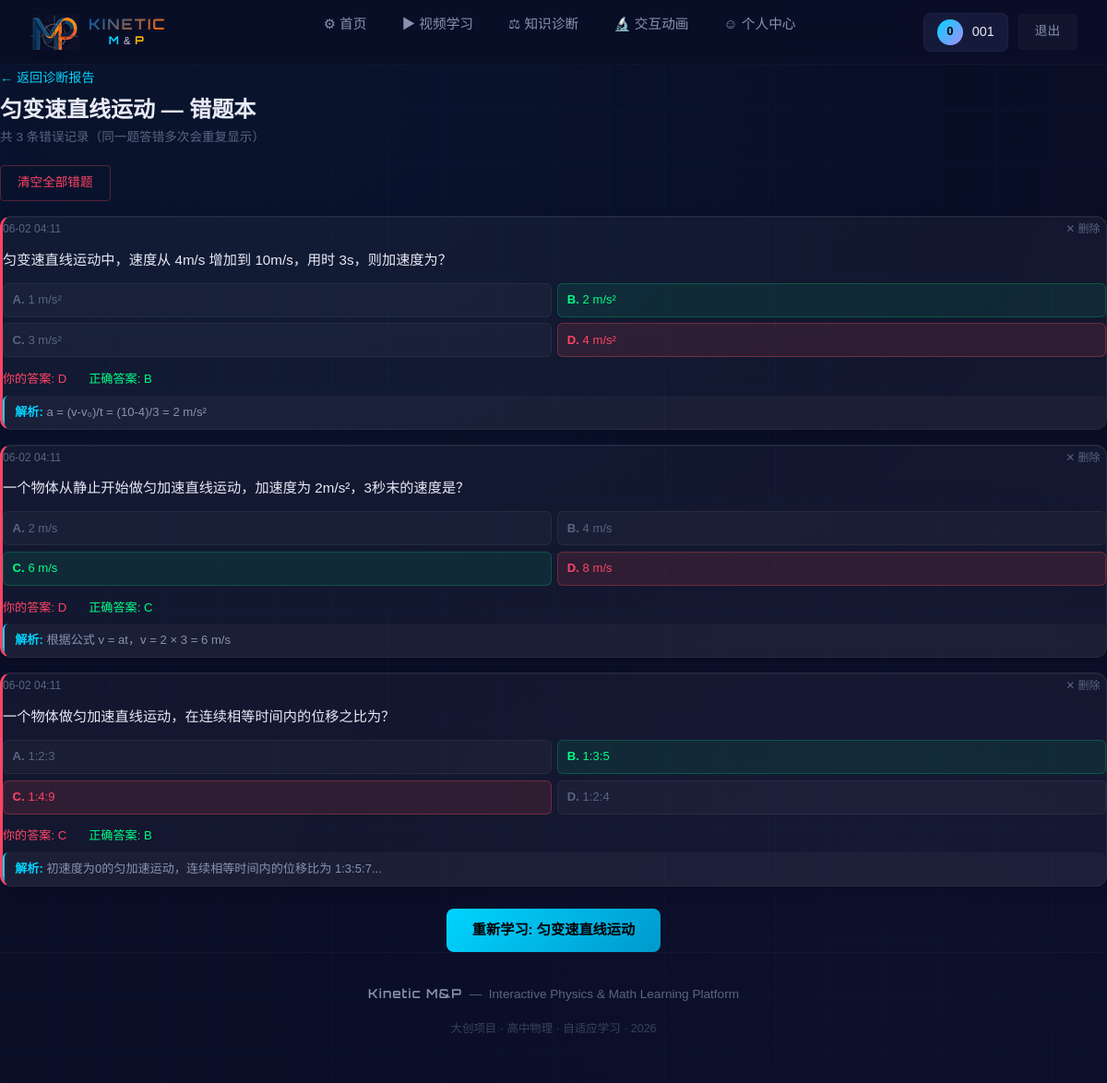
Screenshot of /diagnosis/wrong/kinematics_01 (signed in) with the database file from the repository.
### app/models.py (models this page shows, shortened)
class User(UserMixin, db.Model):
    __tablename__ = 'users'
    id = db.Column(db.Integer, primary_key=True)
    username = db.Column(db.String(50), unique=True, nullable=False)
    password_hash = db.Column(db.String(256), nullable=False)
    email = db.Column(db.String(100))
    grade = db.Column(db.String(10), default='高一')
    created_at = db.Column(db.DateTime, default=datetime.now(timezone.utc))
    last_login = db.Column(db.DateTime)

class Video(db.Model):
    __tablename__ = 'videos'
    id = db.Column(db.Integer, primary_key=True)
    title = db.Column(db.String(200), nullable=False)
    description = db.Column(db.Text)
    topic = db.Column(db.String(100), nullable=False)
    topic_id = db.Column(db.String(50), nullable=False)
    subject = db.Column(db.String(20), default='物理')
    chapter = db.Column(db.String(50))
    video_path = db.Column(db.String(300), nullable=False)
    cover_path = db.Column(db.String(300))
    duration = db.Column(db.Integer)
    difficulty = db.Column(db.Integer, default=2)
    prerequisites = db.Column(db.Text)
    related = db.Column(db.Text)
    created_at = db.Column(db.DateTime, default=datetime.now(timezone.utc))

class QuizRecord(db.Model):
    __tablename__ = 'quiz_records'
    id = db.Column(db.Integer, primary_key=True)
    user_id = db.Column(db.Integer, db.ForeignKey('users.id'), nullable=False)
    question_id = db.Column(db.Integer, db.ForeignKey('questions.id'), nullable=False)
    user_answer = db.Column(db.String(1))
    is_correct = db.Column(db.Boolean)
    response_time = db.Column(db.Integer)
    answered_at = db.Column(db.DateTime, default=datetime.now(timezone.utc))
    question = db.relationship('Question', backref='records')

class Question(db.Model):
    __tablename__ = 'questions'
    id = db.Column(db.Integer, primary_key=True)
    topic_id = db.Column(db.String(50), nullable=False)
    content = db.Column(db.Text, nullable=False)
    option_a = db.Column(db.Text, nullable=False)
    option_b = db.Column(db.Text, nullable=False)
    option_c = db.Column(db.Text, nullable=False)
    option_d = db.Column(db.Text, nullable=False)
    answer = db.Column(db.String(1), nullable=False)
    explanation = db.Column(db.Text)
    difficulty = db.Column(db.Integer, default=2)
    created_at = db.Column(db.DateTime, default=datetime.now(timezone.utc))

### app/routes/diagnosis.py (the view)
@diagnosis_bp.route('/diagnosis/wrong/<topic_id>')
@login_required
def wrong_questions(topic_id):
    records = QuizRecord.query.filter(
        QuizRecord.user_id == current_user.id,
        QuizRecord.is_correct == False
    ).join(Question).filter(
        Question.topic_id == topic_id
    ).order_by(QuizRecord.answered_at.desc()).all()
    if not records:
        abort(404)
    video = Video.query.filter_by(topic_id=topic_id).first()
    topic_name = video.topic if video else topic_id
    recommended_video = Video.query.filter_by(topic_id=topic_id).first()
    return render_template('wrong_questions.html',
                           records=records,
                           topic_id=topic_id,
                           topic_name=topic_name,
                           recommended_video=recommended_video)

### app/models.py (called while the page is built)
@login_manager.user_loader
def load_user(user_id):
    return User.query.get(int(user_id))

### app/templates/wrong_questions.html (shortened to what this page needs)
{% extends "base.html" %}
{% block content %}
<div style="margin-bottom:1.2rem;">
    <a href="{{ url_for('diagnosis.diagnosis_page') }}" style="color:var(--cyan); text-decoration:none; font-size:0.88rem;">
        ← 返回诊断报告
    </a>
    <h1 style="font-size:1.5rem; font-weight:700; color:var(--text-primary); margin:0.5rem 0 0.2rem;">
        {{ topic_name }} — 错题本
    </h1>
    <p style="font-size:0.85rem; color:var(--text-muted); margin:0;">
        共 {{ records|length }} 条错误记录（同一题答错多次会重复显示）
    </p>
</div>
{% if records %}
<div style="display:flex; gap:0.5rem; margin-bottom:1rem;">
    <button onclick="deleteAllRecords('{{ topic_id }}')" class="btn btn-outline btn-sm" style="color:var(--red); border-color:rgba(255,80,80,0.3);">
        清空全部错题
    </button>
</div>
{% endif %}
{% for record in records %}
<div class="card-dark" id="record-{{ record.id }}" style="margin-bottom:1rem; border-left:3px solid var(--red);">
    <div style="display:flex; justify-content:space-between; align-items:center; font-size:0.75rem; color:var(--text-muted); margin-bottom:0.5rem;">
        <span>{{ record.answered_at.strftime('%m-%d %H:%M') if record.answered_at else '' }}</span>
        <button onclick="deleteRecord({{ record.id }})" style="background:none; border:none; color:var(--text-muted); cursor:pointer; font-size:0.75rem; padding:0.2rem 0.4rem; border-radius:4px;" onmouseover="this.style.color='var(--red)'" onmouseout="this.style.color='var(--text-muted)'">
            ✕ 删除
        </button>
    </div>
    <div style="font-size:0.95rem; color:var(--text-primary); line-height:1.6; margin-bottom:0.8rem;">
        {{ record.question.content if record.question else '题目已删除' }}
    </div>
    {% if record.question %}
    <div style="display:grid; grid-template-columns:1fr 1fr; gap:0.4rem; margin-bottom:0.8rem;">
        {% set opts = [
            ('A', record.question.option_a),
            ('B', record.question.option_b),
            ('C', record.question.option_c),
            ('D', record.question.option_d)
        ] %}
        {% for letter, text in opts %}
        <div style="
            padding:0.4rem 0.6rem;
            border-radius:6px;
            font-size:0.82rem;
            {% if letter == record.user_answer and letter != record.question.answer %}
                background:rgba(255,80,80,0.12); color:var(--red); border:1px solid rgba(255,80,80,0.3);
            {% elif letter == record.question.answer %}
                background:rgba(0,255,136,0.08); color:var(--green); border:1px solid rgba(0,255,136,0.2);
            {% else %}
                background:rgba(255,255,255,0.03); color:var(--text-muted); border:1px solid rgba(255,255,255,0.05);
            {% endif %}
        ">
            <strong>{{ letter }}.</strong> {{ text }}
        </div>
        {% endfor %}
    </div>
    <div style="display:flex; gap:1.5rem; font-size:0.82rem; margin-bottom:0.4rem;">
        <span style="color:var(--red);">你的答案: {{ record.user_answer }}</span>
        <span style="color:var(--green);">正确答案: {{ record.question.answer }}</span>
    </div>
    {% if record.question.explanation %}
    <div style="
        background:rgba(255,255,255,0.03);
        border-radius:6px;
        padding:0.5rem 0.7rem;
        font-size:0.82rem;
        color:var(--text-secondary);
        line-height:1.5;
        border-left:2px solid var(--cyan);
    ">
        <strong style="color:var(--cyan);">解析:</strong> {{ record.question.explanation }}
    </div>
    {% endif %}
    {% endif %}
</div>
{% endfor %}
{% if recommended_video %}
<div style="text-align:center; margin-top:1.5rem;">
    <a href="{{ url_for('videos.video_play', video_id=recommended_video.id) }}"
       class="btn btn-primary btn-glow">
        重新学习: {{ recommended_video.title }}
    </a>
</div>
{% endif %}
{% endblock %}

### app/templates/base.html (shortened to what this page needs)
<!DOCTYPE html>
<html lang="zh-CN">
<head>
    <link href="https://cdn.jsdelivr.net/npm/bootstrap@5.3.3/dist/css/bootstrap.min.css" rel="stylesheet">
    <link href="https://cdn.jsdelivr.net/npm/video.js@8.10.0/dist/video-js.min.css" rel="stylesheet">
    <link rel="stylesheet" href="{{ url_for('static', filename='css/style.css') }}">
</head>
<body>
    <nav class="navbar-custom" id="mainNav" role="navigation" aria-label="主导航">
        <a href="{{ url_for('auth.index') }}" class="nav-brand" style="display:flex; align-items:center; gap:10px; text-decoration:none;">
            <img src="{{ url_for('static', filename='logo_navbar.png') }}" alt="Kinetic M&P" style="height:40px; width:auto; filter:drop-shadow(0 2px 4px rgba(0,0,0,0.3));">
            <div style="text-align:center;">
                <div style="font-family:'Orbitron',sans-serif; font-size:16px; font-weight:700; letter-spacing:2px; background:linear-gradient(135deg, #0055A4, #FF6B00); -webkit-background-clip:text; -webkit-text-fill-color:transparent; line-height:1.1;">KINETIC</div>
                <div style="font-family:'Orbitron',sans-serif; font-size:12px; font-weight:700; letter-spacing:3px; line-height:1.2; margin-top:1px;">
                    <span style="color:var(--cyan);">M</span><span style="font-family:'Noto Sans SC',sans-serif; font-weight:400; color:#d0d0e0; font-size:11px; margin:0 2px;">&amp;</span><span style="color:var(--amber);">P</span>
                </div>
            </div>
        </a>
        <ul class="nav-links" id="navLinks">
            <li>
                <a href="{{ url_for('auth.index') }}"
                   class="{% if request.endpoint == 'auth.index' %}active{% endif %}">
                    &#9881; 首页
                </a>
            </li>
            <li>
                <a href="{{ url_for('videos.video_list') }}"
                   class="{% if request.endpoint in ['videos.video_list', 'videos.video_play'] %}active{% endif %}">
                    &#9654; 视频学习
                </a>
            </li>
            <li>
                <a href="{{ url_for('diagnosis.diagnosis_page') }}"
                   class="{% if request.endpoint == 'diagnosis.diagnosis_page' %}active{% endif %}">
                    &#9878; 知识诊断
                </a>
            </li>
            <li>
                <a href="{{ url_for('experiments.experiment_list') }}"
                   class="{% if request.endpoint and 'experiments' in request.endpoint %}active{% endif %}">
                    &#128300; 交互动画
                </a>
            </li>
            <li>
                <a href="{{ url_for('auth.profile') }}"
                   class="{% if request.endpoint == 'auth.profile' %}active{% endif %}">
                    &#9786; 个人中心
                </a>
            </li>
        </ul>
        <div class="nav-actions">
            {% if current_user.is_authenticated %}
                <div class="nav-user">
                    <div class="nav-user-avatar">
                        {{ current_user.username|first|upper }}
                    </div>
                    <span>{{ current_user.username }}</span>
                </div>
                <a href="{{ url_for('auth.logout') }}" class="btn btn-ghost btn-sm">退出</a>
            {% else %}
                <a href="{{ url_for('auth.login') }}" class="btn btn-ghost btn-sm">登录</a>
                <a href="{{ url_for('auth.register') }}" class="btn btn-primary btn-sm">注册</a>
            {% endif %}
        </div>
    </nav>
    <main class="page-content page-enter" role="main" id="mainContent">
        {% block content %}{% endblock %}
    </main>
    <footer class="site-footer">
        <p>
            <span class="footer-brand" style="font-family:'Orbitron',sans-serif; letter-spacing:1px;">Kinetic M&P</span>
            &nbsp;&mdash;&nbsp;
            Interactive Physics & Math Learning Platform
        </p>
        <p class="mt-1" style="font-size:0.78rem; opacity:0.6;">
            大创项目 &middot; 高中物理 &middot; 自适应学习 &middot; 2026
        </p>
    </footer>
</body>
</html>

### app/templates/base.html (style rules this page uses)
.page-enter { animation: pageEnter 0.35s var(--ease-out, ease-out) both; }
.nav-links a, .nav-actions a { transition: color 0.2s, transform 0.15s; }
.btn { transition: transform 0.12s, box-shadow 0.2s, background 0.2s; }
.card-dark { transition: transform 0.2s, box-shadow 0.25s; }

### rows the page displays
User: username|first "0", username "001"
Video: topic "匀变速直线运动", title "匀变速直线运动"
QuizRecord: answered_at "06-02 04:11", question "匀变速直线运动中，速度从 4m/s 增加到 10m/s，用时 3s，则加速度为？", user_answer "D", question.answer "B", question.explanation "a = (v-v₀)/t = (10-4)/3 = 2 m/s²"
Question: letter "A", option_a "1 m/s²", answer "B", option_b "2 m/s²", letter "C", option_c "3 m/s²", letter "D", option_d "4 m/s²"
QuizRecord: answered_at "06-02 04:11", question "一个物体从静止开始做匀加速直线运动，加速度为 2m/s²，3秒末的速度是？", user_answer "D", question.answer "C", question.explanation "根据公式 v = at，v = 2 × 3 = 6 m/s"
Question: letter "A", option_a "2 m/s", letter "B", option_b "4 m/s", answer "C", option_c "6 m/s", letter "D", option_d "8 m/s"
QuizRecord: answered_at "06-02 04:11", question "一个物体做匀加速直线运动，在连续相等时间内的位移之比为？", user_answer "C", question.answer "B", question.explanation "初速度为0的匀加速运动，连续相等时间内的位移比为 1:3:5:7..."
Question: letter "A", option_a "1:2:3", answer "B", option_b "1:3:5", letter "C", option_c "1:4:9", letter "D", option_d "1:2:4"

### other values shown
{{ records|length }} "3"
